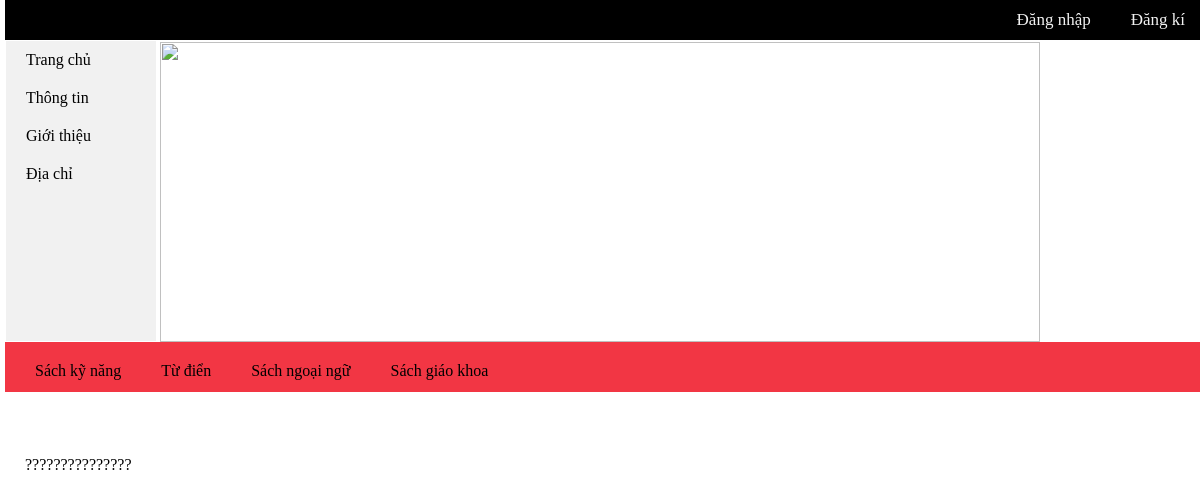
The app's page /cart.php with its own data.
### tables this page shows
CREATE TABLE IF NOT EXISTS `theloai` (
  `id_theloai` varchar(30) NOT NULL,
  `tentheloai` varchar(50) NOT NULL,
  PRIMARY KEY (`id_theloai`)
);

### cart.php (the view, shortened to what this page needs)
<html>
<head>
<link rel="stylesheet" href="css/styles.css">
</head>
<body onload="newjv()">
<?php
	 include("admin/include/include.php");
?>
<div class="topmn">
<?php
if(isset($_SESSION['username']))
{
	echo "<a href='admin/index.php'>".$_SESSION['username']."</a>";
	echo "<a href='logout.php'>Thoát</a>";
	echo "<a href=''>Giỏ hàng</a>";
}
else
{
	echo "<a href='dangky.html'>Đăng kí</a>";
	echo "<a href='dangnhap.html'>Đăng nhập</a>";
}
?>
</div>
	<div class ="leftmn">
		<ul>
		<li><a href="http://localhost/sach">Trang chủ</a></li>
		<li><a href="http://localhost/sach">Thông tin</a></li>
		<li><a href="http://localhost/sach">Giới thiệu</a></li>
		<li><a href="http://localhost/sach">Địa chỉ</a></li>
		</ul>
	</div>
	<div class="bgimg">
		<img class="imgs" src="admin\img\books\book3.jpg" style ="width:100%; height:300px"></img>
	</div>
<div class="mainmnb">
		<ul class="ulmainmnb">
		<?php
		$menu = "select * from theloai";
		mysqli_query($mysqli,"SET character_set_results=utf8");
		$r = $mysqli->query($menu);
		if($r->num_rows >0)
			while($row = $r->fetch_assoc())
			{
				$itl = $row['id_theloai'];
				echo "<li>";
				echo "<a href ='menu.php?id=$itl'>".$row['tentheloai']."</a>";
				echo "</li>";
			}
	else echo "0 results";
		?>
		</ul>
</div>
<div class="content">
<br><br><br>
<?php
if(isset($_SESSION['cart']))
{
if($_SESSION['cart']!= "")
{
	$ids = array();
	foreach($_SESSION['cart'] as $id=>$value)
		array_push($ids, $id);
	echo "<table style='padding : 20px 150px' border='1' bordercolor='green'><tr><th>Tên sách</th><th>Số lượng</th><th>Đơn giá</th>";
	foreach($ids as $id=>$value)
	{
		$sql = "select books.id,tensach,tacgia.tenTG,nxb.tenNXB,gia,theloai.tentheloai,hinhanh from books,tacgia,theloai,nxb where id ='$value' and books.tacgia = tacgia.id_tacgia and books.theloai = theloai.id_theloai and books.nxb = nxb.id_nxb";
		mysqli_query($mysqli,"SET character_set_results=utf8");
		$result = $mysqli->query($sql);
	if($result->num_rows >0)
		while($row = $result->fetch_assoc())
			{
				echo "<tr><td>".$row['tensach']."</td><td><form action='check.php' method ='POST'><input type='text' name ='slg' value='1' size='1' pattern = '[1-9]' required ></td><td>".$row['gia']."</td>";
			}
	}
	echo "</tr></table><input type='submit' name='submit' value='Xác nhận'></form>";
}
}
else
	echo "???????????????";
?>
</div>
</body>
</html>

### css/styles.css (style rules this page uses)
.topmn { background-color: #000; position: fixed; top: 0; width: 100%; float:left; }
.topmn a { float: right; display: block; color: #f2f2f2; text-align: center; padding: 10px 20px; text-decoration: none; font-size: 17px; }
body { margin: 5; }
ul { list-style-type: none; margin: 0; padding: 0; width: 150; background-color: #f1f1f1; overflow: auto; height: 300px; float:left; }
li a { display: block; color: #000; padding: 10px 20px; text-decoration: none; }
.leftmn { margin-top:40px; padding:1px 1px; }
.bgimg { padding : 0px 155px; }
.ulmainmnb { background-color: #f23644; width: 100%; height: 30px; text-align: center; display: flex; flex-flow: row wrap; padding: 10px 10px; }
.content { float:left; padding : 10px 20px; }

### records on screen
theloai: tentheloai "Sách kỹ năng"
theloai: tentheloai "Từ điển"
theloai: tentheloai "Sách ngoại ngữ"
theloai: tentheloai "Sách giáo khoa"
